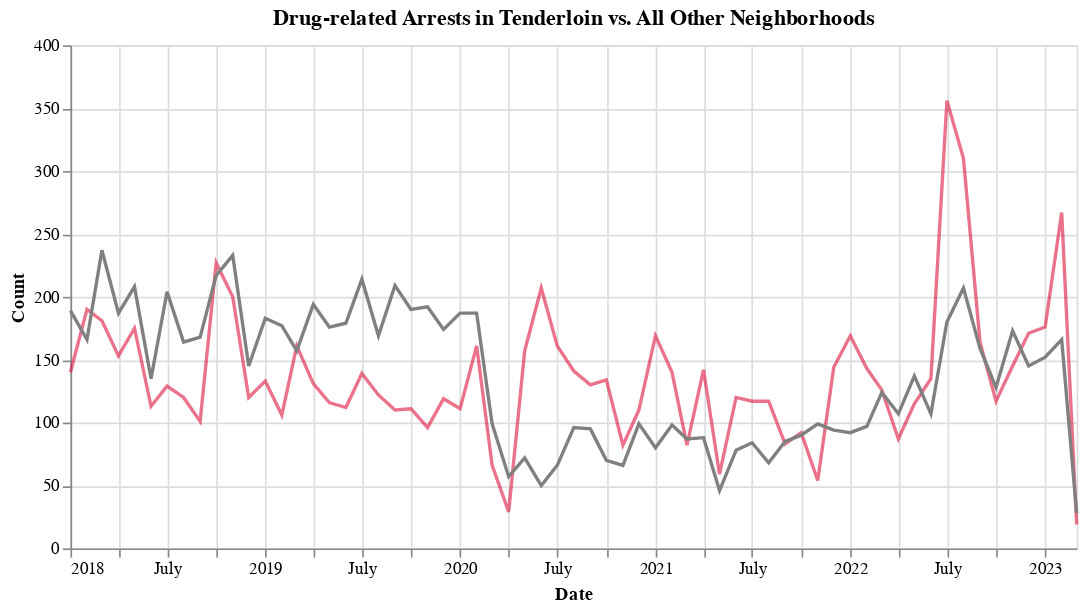

Notebook code cell kept with this figure:
### Code cell
# Visualization
tenderloin_line = alt.Chart(compare).mark_line(color = 'crimson',opacity=0.6).encode(
    alt.X('incident_date:T',title='Date'),
    alt.Y('tenderloin_incidents:Q',title = 'Count'))

others_line = alt.Chart(compare).mark_line(color = 'grey').encode(
    x= alt.X('incident_date:T',title='Date'),
    y= alt.Y('other_incidents:Q',title = 'Count'))

(tenderloin_line + others_line).properties(
    width=600,
    height=300,
    title='Drug-related Arrests in Tenderloin vs. All Other Neighborhoods'
)

### Figure 1 — Vega-Lite specification as saved in the notebook (floating-point values rounded to 4 significant figures)
{"config": {"view": {"continuousWidth": 300, "continuousHeight": 300}}, "layer": [{"mark": {"type": "line", "color": "crimson", "opacity": 0.6}, "encoding": {"x": {"field": "incident_date", "title": "Date", "type": "temporal"}, "y": {"field": "tenderloin_incidents", "title": "Count", "type": "quantitative"}}}, {"mark": {"type": "line", "color": "grey"}, "encoding": {"x": {"field": "incident_date", "title": "Date", "type": "temporal"}, "y": {"field": "other_incidents", "title": "Count", "type": "quantitative"}}}], "data": {"name": "data-bfcfb49e31d30f866ea904a5bdd88ccb"}, "height": 300, "title": "Drug-related Arrests in Tenderloin vs. All Other Neighborhoods", "width": 600, "$schema": "https://vega.github.io/schema/vega-lite/v5.6.1.json", "datasets": {"data-bfcfb49e31d30f866ea904a5bdd88ccb": [{"incident_date": "2018-01", "tenderloin_incidents": 140, "other_incidents": 189}, {"incident_date": "2018-02", "tenderloin_incidents": 190, "other_incidents": 166}, {"incident_date": "2018-03", "tenderloin_incidents": 181, "other_incidents": 237}, {"incident_date": "2018-04", "tenderloin_incidents": 153, "other_incidents": 187}, {"incident_date": "2018-05", "tenderloin_incidents": 175, "other_incidents": 208}, {"incident_date": "2018-06", "tenderloin_incidents": 113, "other_incidents": 135}, {"incident_date": "2018-07", "tenderloin_incidents": 129, "other_incidents": 204}, {"incident_date": "2018-08", "tenderloin_incidents": 120, "other_incidents": 164}, {"incident_date": "2018-09", "tenderloin_incidents": 101, "other_incidents": 168}, {"incident_date": "2018-10", "tenderloin_incidents": 227, "other_incidents": 217}, {"incident_date": "2018-11", "tenderloin_incidents": 200, "other_incidents": 233}, {"incident_date": "2018-12", "tenderloin_incidents": 120, "other_incidents": 145}, {"incident_date": "2019-01", "tenderloin_incidents": 133, "other_incidents": 183}, {"incident_date": "2019-02", "tenderloin_incidents": 106, "other_incidents": 177}, {"incident_date": "2019-03", "tenderloin_incidents": 161, "other_incidents": 157}, {"incident_date": "2019-04", "tenderloin_incidents": 131, "other_incidents": 194}, {"incident_date": "2019-05", "tenderloin_incidents": 116, "other_incidents": 176}, {"incident_date": "2019-06", "tenderloin_incidents": 112, "other_incidents": 179}, {"incident_date": "2019-07", "tenderloin_incidents": 139, "other_incidents": 214}, {"incident_date": "2019-08", "tenderloin_incidents": 122, "other_incidents": 169}, {"incident_date": "2019-09", "tenderloin_incidents": 110, "other_incidents": 209}, {"incident_date": "2019-10", "tenderloin_incidents": 111, "other_incidents": 190}, {"incident_date": "2019-11", "tenderloin_incidents": 96, "other_incidents": 192}, {"incident_date": "2019-12", "tenderloin_incidents": 119, "other_incidents": 174}, {"incident_date": "2020-01", "tenderloin_incidents": 111, "other_incidents": 187}, {"incident_date": "2020-02", "tenderloin_incidents": 161, "other_incidents": 187}, {"incident_date": "2020-03", "tenderloin_incidents": 66, "other_incidents": 99}, {"incident_date": "2020-04", "tenderloin_incidents": 29, "other_incidents": 57}, {"incident_date": "2020-05", "tenderloin_incidents": 157, "other_incidents": 72}, {"incident_date": "2020-06", "tenderloin_incidents": 207, "other_incidents": 50}, {"incident_date": "2020-07", "tenderloin_incidents": 161, "other_incidents": 66}, {"incident_date": "2020-08", "tenderloin_incidents": 141, "other_incidents": 96}, {"incident_date": "2020-09", "tenderloin_incidents": 130, "other_incidents": 95}, {"incident_date": "2020-10", "tenderloin_incidents": 134, "other_incidents": 70}, {"incident_date": "2020-11", "tenderloin_incidents": 82, "other_incidents": 66}, {"incident_date": "2020-12", "tenderloin_incidents": 110, "other_incidents": 99}, {"incident_date": "2021-01", "tenderloin_incidents": 169, "other_incidents": 80}, {"incident_date": "2021-02", "tenderloin_incidents": 140, "other_incidents": 98}, {"incident_date": "2021-03", "tenderloin_incidents": 82, "other_incidents": 87}, {"incident_date": "2021-04", "tenderloin_incidents": 142, "other_incidents": 88}, {"incident_date": "2021-05", "tenderloin_incidents": 59, "other_incidents": 46}, {"incident_date": "2021-06", "tenderloin_incidents": 120, "other_incidents": 78}, {"incident_date": "2021-07", "tenderloin_incidents": 117, "other_incidents": 84}, {"incident_date": "2021-08", "tenderloin_incidents": 117, "other_incidents": 68}, {"incident_date": "2021-09", "tenderloin_incidents": 83, "other_incidents": 85}, {"incident_date": "2021-10", "tenderloin_incidents": 92, "other_incidents": 90}, {"incident_date": "2021-11", "tenderloin_incidents": 54, "other_incidents": 99}, {"incident_date": "2021-12", "tenderloin_incidents": 144, "other_incidents": 94}, {"incident_date": "2022-01", "tenderloin_incidents": 169, "other_incidents": 92}, {"incident_date": "2022-02", "tenderloin_incidents": 143, "other_incidents": 97}, {"incident_date": "2022-03", "tenderloin_incidents": 126, "other_incidents": 124}, {"incident_date": "2022-04", "tenderloin_incidents": 87, "other_incidents": 107}, {"incident_date": "2022-05", "tenderloin_incidents": 115, "other_incidents": 137}, {"incident_date": "2022-06", "tenderloin_incidents": 135, "other_incidents": 107}, {"incident_date": "2022-07", "tenderloin_incidents": 356, "other_incidents": 180}, {"incident_date": "2022-08", "tenderloin_incidents": 310, "other_incidents": 207}, {"incident_date": "2022-09", "tenderloin_incidents": 164, "other_incidents": 159}, {"incident_date": "2022-10", "tenderloin_incidents": 117, "other_incidents": 128}, {"incident_date": "2022-11", "tenderloin_incidents": 145, "other_incidents": 173}, {"incident_date": "2022-12", "tenderloin_incidents": 171, "other_incidents": 145}, {"incident_date": "2023-01", "tenderloin_incidents": 176, "other_incidents": 152}, {"incident_date": "2023-02", "tenderloin_incidents": 267, "other_incidents": 166}, {"incident_date": "2023-03", "tenderloin_incidents": 19, "other_incidents": 28}]}}
